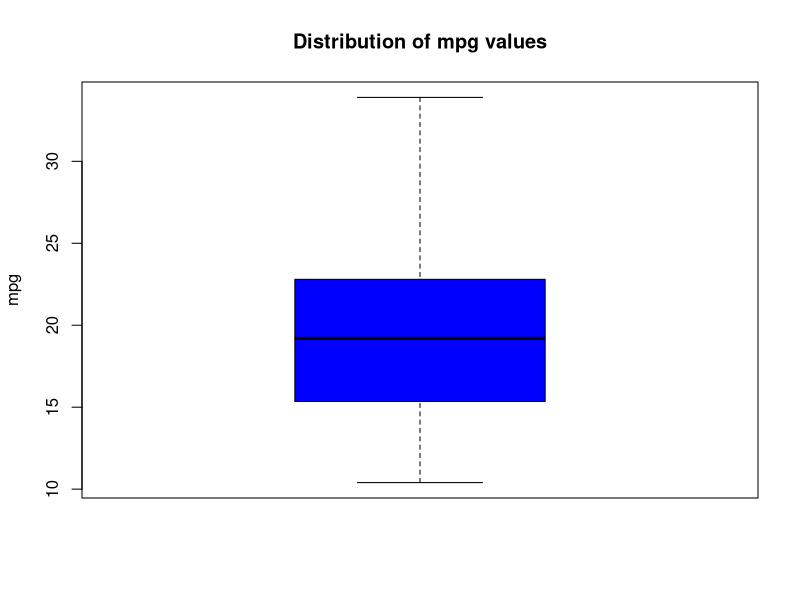
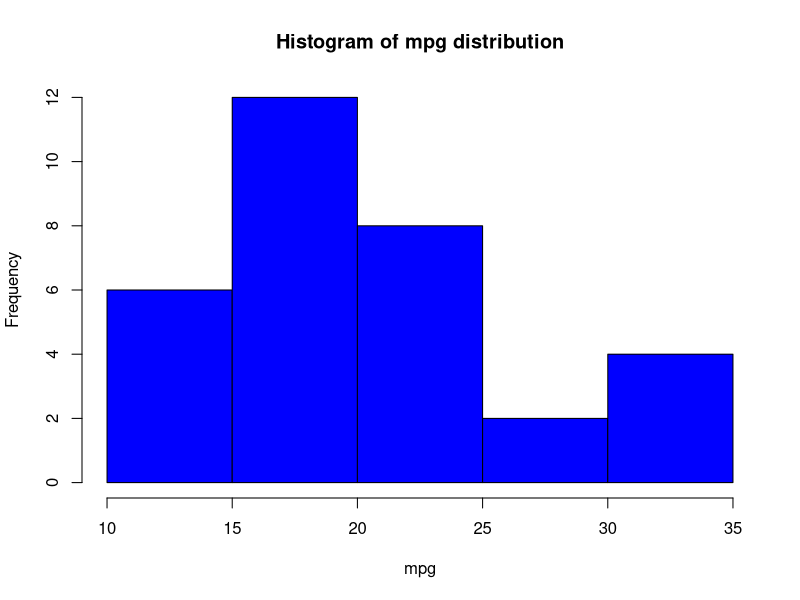
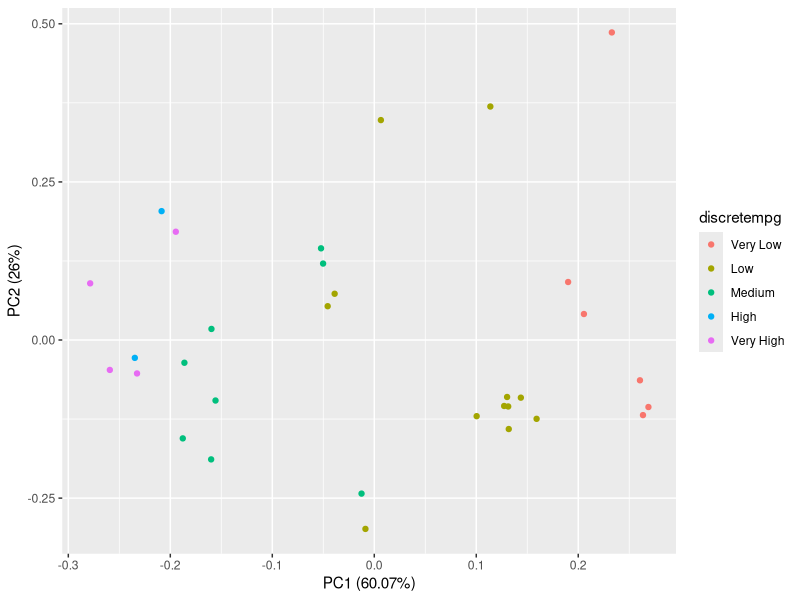
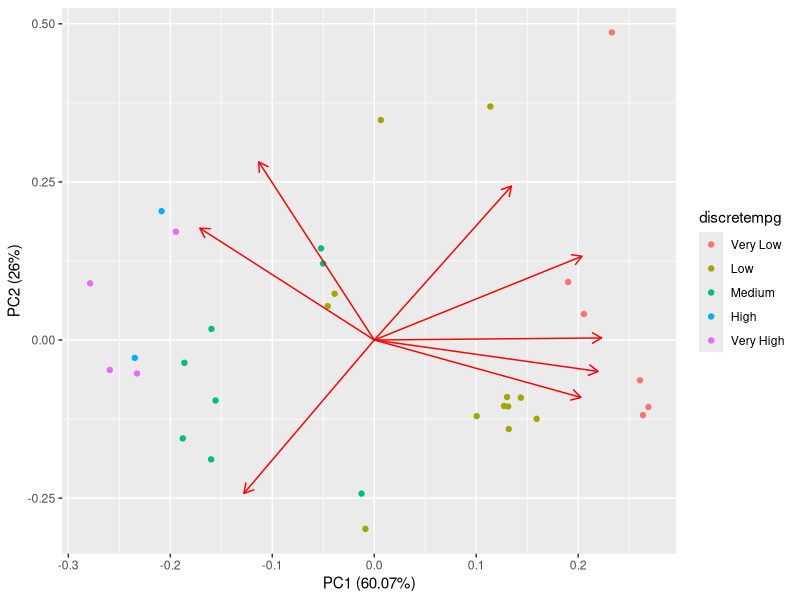
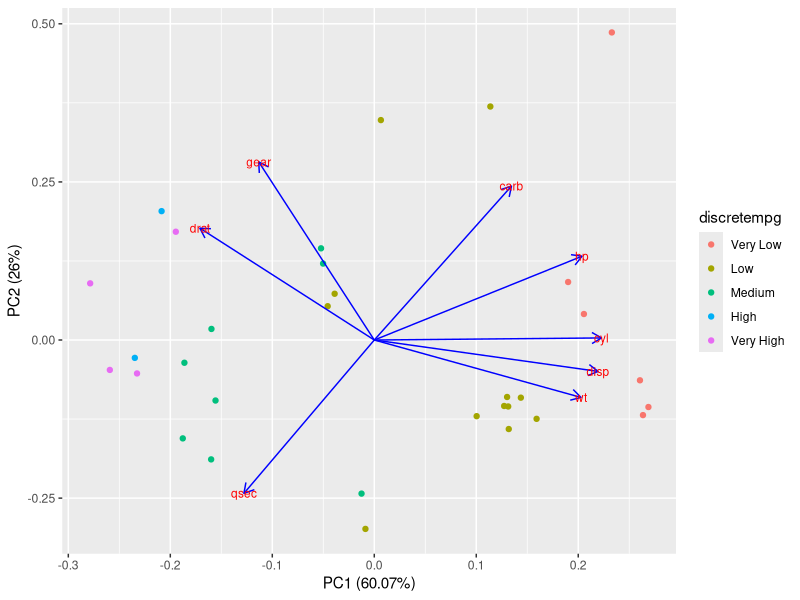
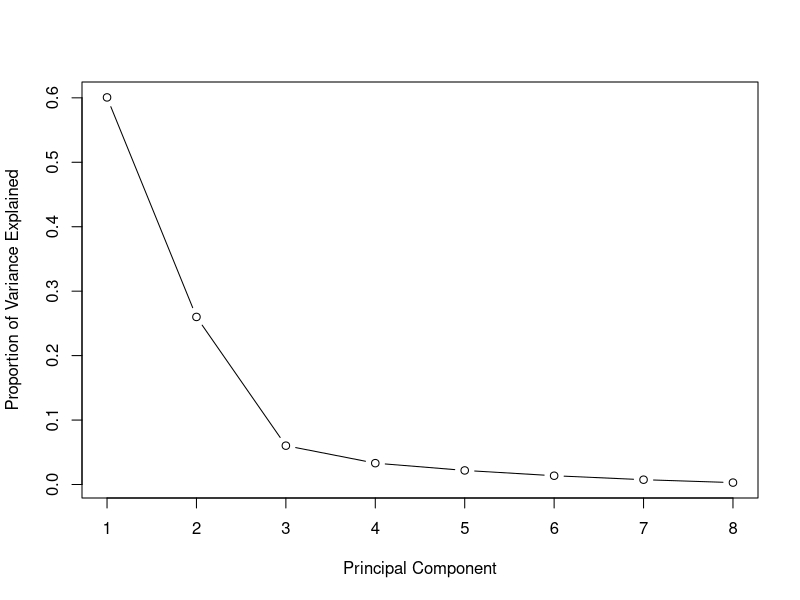
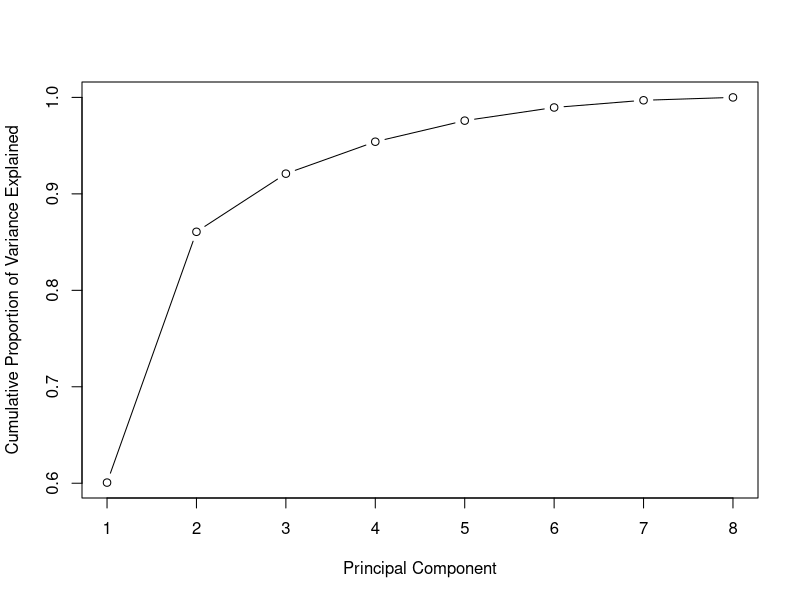

These charts were generated, in order, by the following R code:
## ---- chunk 1
knitr::opts_chunk$set(echo = TRUE)
## ---- chunk 2
#load libraries needed for plots
library(ggfortify)
library(ggplot2)
library(dplyr)

## ---- chunk 3
data(mtcars)

head(mtcars)
summary(mtcars)
## ---- chunk 4
# boxplot of mpg values
boxplot(mtcars$mpg,
        main='Distribution of mpg values',
        ylab='mpg',
        col='blue',
        border='black')

# histogram of mpg distribution
hist(mtcars$mpg,
     col='blue',
     main='Histogram of mpg distribution',
     xlab='mpg',
     ylab='Frequency')

## ---- chunk 5
which(is.na(mtcars))
## ---- chunk 6
mtcars_new <- mtcars[ -c(8,9)]

mtcars_new$discretempg <- cut(as.numeric(unlist(mtcars_new["mpg"])),
              breaks=c(10,15, 20, 25, 30, 35),
              labels=c('Very Low', 'Low', 'Medium', 'High', 'Very High'))

# preprocessed data a
mtcars_mpg_labelled <- mtcars_new[c(10)]

# preprocessed data b
mtcars_new_pca <- mtcars_new[-c(1)]
mtcars_new_pca <- mtcars_new_pca[c(1:8)]

# zscore standardisation
mtcars_new_pca_zscore <- mtcars_new_pca
mtcars_new_pca_zscore <- dplyr::mutate_at(mtcars_new_pca_zscore, c(1:8), list(Z=scale))
mtcars_new_pca_zscore <- mtcars_new_pca_zscore[-c(1:8)]
 


## ---- chunk 7


#covariance matrix
cov(mtcars_new_pca_zscore)


## ---- chunk 8
eigen(cov(mtcars_new_pca_zscore))
## ---- chunk 9
#z score normalisation applied here where scale = true 
pca_res <- prcomp(mtcars_new_pca,data = mtcars_new, scale. = TRUE, center = TRUE)
head(pca_res)
summary(pca_res)

autoplot(pca_res, data = mtcars_new, colour = 'discretempg', label.size = 3)

## ---- chunk 10
#plot with no labelling of eigenvectors
autoplot(pca_res, data = mtcars_new, colour = 'discretempg',loadings = TRUE)

#plot with labelling of eigenvectors
autoplot(pca_res, data = mtcars_new, colour = 'discretempg',
         loadings = TRUE, loadings.colour = 'blue',
         loadings.label = TRUE, loadings.label.size = 3)
## ---- chunk 11
#compute standard deviation of each principal component
 std_dev <- pca_res$sdev

#compute variance
 pr_var <- std_dev^2
 
 #proportion of variance explained
prop_varex <- pr_var/sum(pr_var)
plot(prop_varex, xlab = "Principal Component",

             ylab = "Proportion of Variance Explained",

             type = "b")
plot(cumsum(prop_varex), xlab = "Principal Component", ylab = "Cumulative Proportion of Variance Explained",type = "b")
